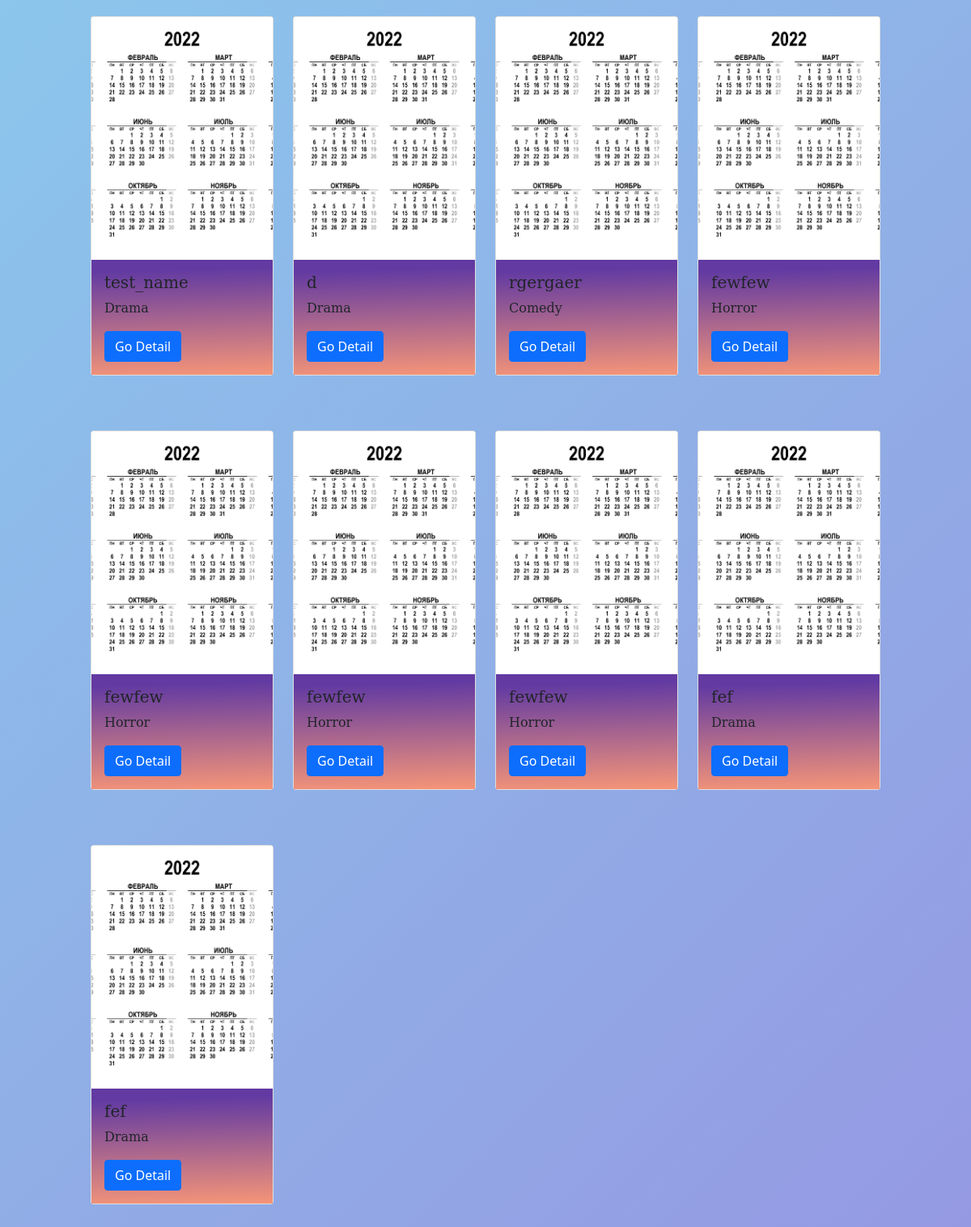
/books/, run on an earlier commit of the app's database.
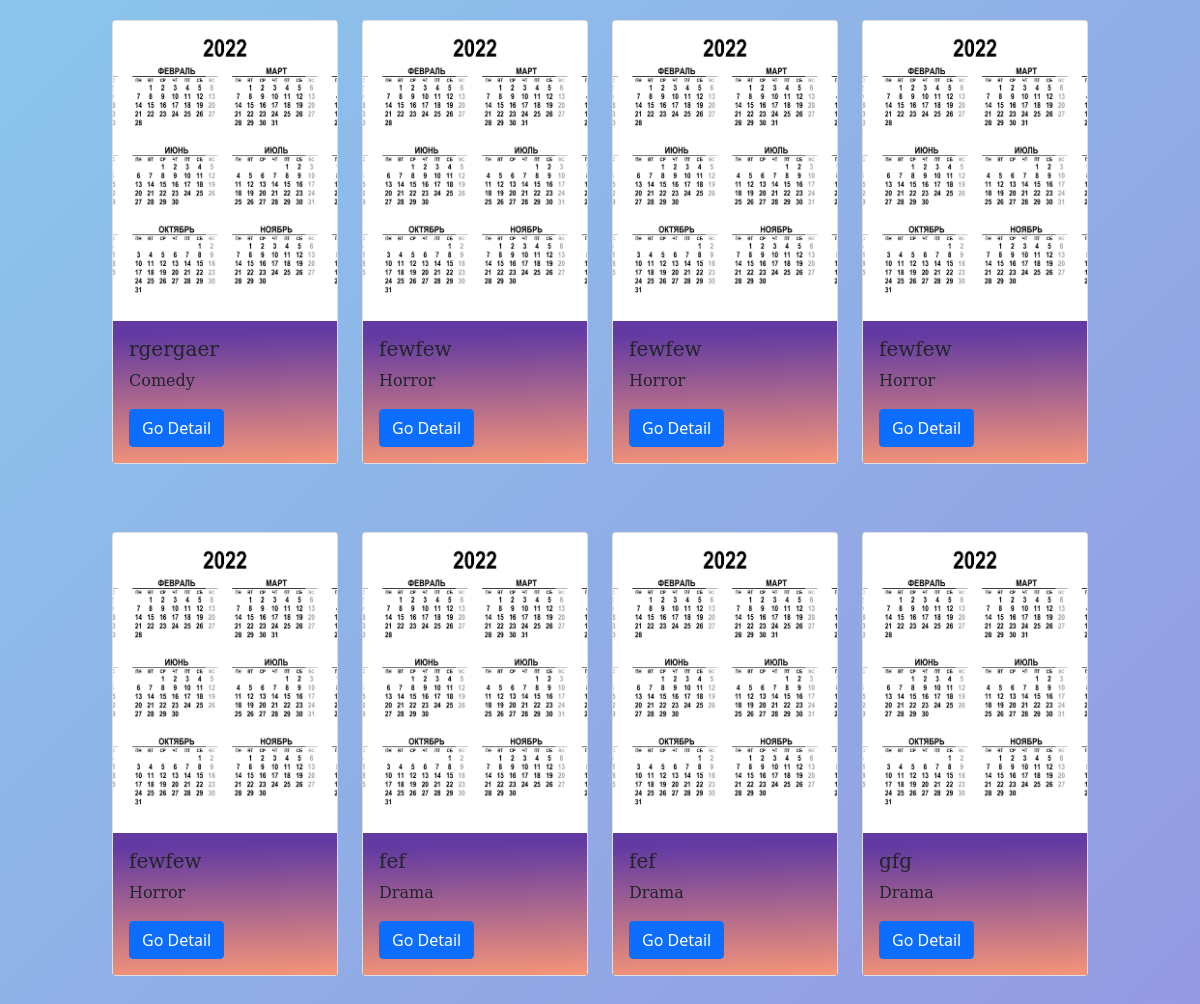
And on a later commit of the database.
### book/models.py (models this page shows, shortened)
class Books(models.Model):
    GENRE_CHOICE = (
        ("Romantic", "Romantic"),
        ("Drama", "Drama"),
        ("Historical", "Historical"),
        ("Comedy", "Comedy"),
        ("Horror", "Horror"),
    )
    title = models.CharField(max_length=100)
    description = models.TextField()
    image = models.ImageField(upload_to='')
    genre = models.CharField(max_length=60, choices=GENRE_CHOICE)
    created_date = models.DateField(auto_now_add=True)
    updated_date = models.DateField(auto_now=True)
    author = models.CharField(max_length=50)

### book/views.py (the view)
# urls.py: path('books/', views.get_books_all, name="books_list"),
def get_books_all(request):
    books = models.Books.objects.all()
    return render(request, "books_list.html", {"books": books})

### templates/books_list.html (shortened to what this page needs)
<!DOCTYPE html>
{% load static %}
<html lang="en">
<head>
    <link rel="stylesheet" type="text/css" href="{% static 'css/bootstrap.css/' %}"/>
</head>
<body>
<div class="container books__container">
    <div class="row gy-5">
        {% for i in books %}
        <div class="col-3">
            <div class="card books__card">
                <img src="{{ i.image.url }}" class="card-img-top books__img" alt="...">
                <div class="card-body books__body_card">
                    <h5 class="card-title books__title">{{ i.title }}</h5>
                    <p class="card-text books__genre">{{ i.genre }}</p>
                    <a href="/books/{{ i.id }}/" class="btn btn-primary">Go Detail</a>
                </div>
            </div>
        </div>
        {% endfor %}
    </div>
</div>
</body>
</html>

What changed in the data, as far as the page shows it:
removed Books: image (picture), title "test_name", genre "Drama"
removed Books: image (picture), title "d", genre "Drama"
added Books: image (picture), title "gfg", genre "Drama"
